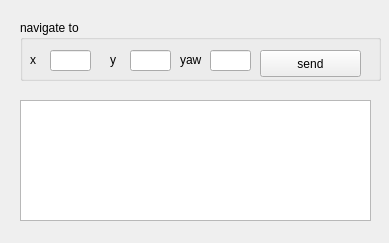
<?xml version="1.0" encoding="UTF-8"?>
<ui version="4.0">
 <class>Form</class>
 <widget class="QWidget" name="Form">
  <property name="geometry">
   <rect>
    <x>0</x>
    <y>0</y>
    <width>389</width>
    <height>243</height>
   </rect>
  </property>
  <property name="windowTitle">
   <string>Form</string>
  </property>
  <widget class="QGroupBox" name="groupBox">
   <property name="geometry">
    <rect>
     <x>20</x>
     <y>20</y>
     <width>361</width>
     <height>61</height>
    </rect>
   </property>
   <property name="title">
    <string>navigate to</string>
   </property>
   <widget class="QLabel" name="labelyaw">
    <property name="geometry">
     <rect>
      <x>160</x>
      <y>30</y>
      <width>31</width>
      <height>19</height>
     </rect>
    </property>
    <property name="text">
     <string>yaw</string>
    </property>
   </widget>
   <widget class="QLabel" name="labely">
    <property name="geometry">
     <rect>
      <x>90</x>
      <y>30</y>
      <width>31</width>
      <height>19</height>
     </rect>
    </property>
    <property name="text">
     <string>y</string>
    </property>
   </widget>
   <widget class="QLineEdit" name="linex">
    <property name="geometry">
     <rect>
      <x>30</x>
      <y>30</y>
      <width>41</width>
      <height>21</height>
     </rect>
    </property>
   </widget>
   <widget class="QLabel" name="labelx">
    <property name="geometry">
     <rect>
      <x>10</x>
      <y>30</y>
      <width>31</width>
      <height>19</height>
     </rect>
    </property>
    <property name="text">
     <string>x</string>
    </property>
   </widget>
   <widget class="QLineEdit" name="liney">
    <property name="geometry">
     <rect>
      <x>110</x>
      <y>30</y>
      <width>41</width>
      <height>21</height>
     </rect>
    </property>
   </widget>
   <widget class="QLineEdit" name="lineyaw">
    <property name="geometry">
     <rect>
      <x>190</x>
      <y>30</y>
      <width>41</width>
      <height>21</height>
     </rect>
    </property>
   </widget>
   <widget class="QPushButton" name="btnSend">
    <property name="geometry">
     <rect>
      <x>240</x>
      <y>30</y>
      <width>101</width>
      <height>27</height>
     </rect>
    </property>
    <property name="text">
     <string>send</string>
    </property>
   </widget>
  </widget>
  <widget class="QTextEdit" name="log">
   <property name="geometry">
    <rect>
     <x>20</x>
     <y>100</y>
     <width>351</width>
     <height>121</height>
    </rect>
   </property>
  </widget>
 </widget>
 <resources/>
 <connections/>
</ui>
